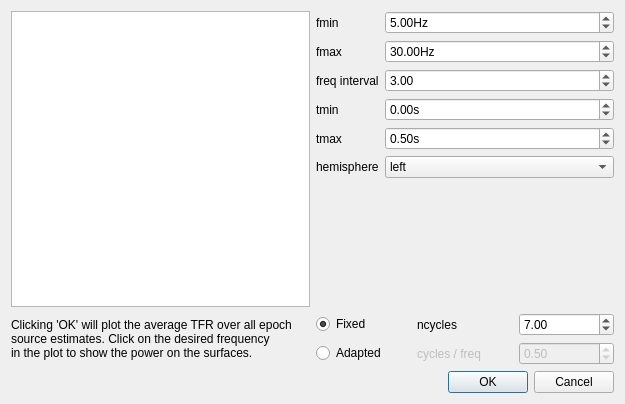
<?xml version="1.0" encoding="UTF-8"?>
<ui version="4.0">
 <class>stcFreqDialog</class>
 <widget class="QDialog" name="stcFreqDialog">
  <property name="geometry">
   <rect>
    <x>0</x>
    <y>0</y>
    <width>625</width>
    <height>404</height>
   </rect>
  </property>
  <property name="windowTitle">
   <string>Frequency analysis</string>
  </property>
  <layout class="QGridLayout" name="gridLayout">
   <item row="0" column="0">
    <widget class="QListWidget" name="listWidgetStcs"/>
   </item>
   <item row="0" column="1">
    <layout class="QFormLayout" name="formLayout_2">
     <property name="fieldGrowthPolicy">
      <enum>QFormLayout::AllNonFixedFieldsGrow</enum>
     </property>
     <item row="0" column="0">
      <widget class="QLabel" name="fminLabel">
       <property name="text">
        <string>fmin</string>
       </property>
      </widget>
     </item>
     <item row="0" column="1">
      <widget class="QDoubleSpinBox" name="doubleSpinBoxFmin">
       <property name="suffix">
        <string>Hz</string>
       </property>
       <property name="value">
        <double>5.000000000000000</double>
       </property>
      </widget>
     </item>
     <item row="1" column="0">
      <widget class="QLabel" name="fmaxLabel">
       <property name="text">
        <string>fmax</string>
       </property>
      </widget>
     </item>
     <item row="1" column="1">
      <widget class="QDoubleSpinBox" name="doubleSpinBoxFmax">
       <property name="suffix">
        <string>Hz</string>
       </property>
       <property name="value">
        <double>30.000000000000000</double>
       </property>
      </widget>
     </item>
     <item row="2" column="0">
      <widget class="QLabel" name="freqIntervalLabel">
       <property name="text">
        <string>freq interval</string>
       </property>
      </widget>
     </item>
     <item row="2" column="1">
      <widget class="QDoubleSpinBox" name="doubleSpinBoxInterval">
       <property name="minimum">
        <double>1.000000000000000</double>
       </property>
       <property name="value">
        <double>3.000000000000000</double>
       </property>
      </widget>
     </item>
     <item row="3" column="0">
      <widget class="QLabel" name="tminLabel">
       <property name="text">
        <string>tmin</string>
       </property>
      </widget>
     </item>
     <item row="3" column="1">
      <widget class="QDoubleSpinBox" name="doubleSpinBoxTmin">
       <property name="suffix">
        <string>s</string>
       </property>
       <property name="minimum">
        <double>-2.000000000000000</double>
       </property>
       <property name="singleStep">
        <double>0.100000000000000</double>
       </property>
      </widget>
     </item>
     <item row="4" column="0">
      <widget class="QLabel" name="tmaxLabel">
       <property name="text">
        <string>tmax</string>
       </property>
      </widget>
     </item>
     <item row="4" column="1">
      <widget class="QDoubleSpinBox" name="doubleSpinBoxTmax">
       <property name="suffix">
        <string>s</string>
       </property>
       <property name="singleStep">
        <double>0.100000000000000</double>
       </property>
       <property name="value">
        <double>0.500000000000000</double>
       </property>
      </widget>
     </item>
     <item row="5" column="0">
      <widget class="QLabel" name="hemisphereLabel">
       <property name="text">
        <string>hemisphere</string>
       </property>
      </widget>
     </item>
     <item row="5" column="1">
      <widget class="QComboBox" name="comboBoxHemisphere">
       <item>
        <property name="text">
         <string>left</string>
        </property>
       </item>
       <item>
        <property name="text">
         <string>right</string>
        </property>
       </item>
      </widget>
     </item>
    </layout>
   </item>
   <item row="1" column="1">
    <layout class="QVBoxLayout" name="verticalLayout_3">
     <item>
      <layout class="QHBoxLayout" name="horizontalLayout">
       <item>
        <widget class="QRadioButton" name="radioButtonFixed">
         <property name="text">
          <string>Fixed</string>
         </property>
         <property name="checked">
          <bool>true</bool>
         </property>
         <attribute name="buttonGroup">
          <string notr="true">buttonGroup</string>
         </attribute>
        </widget>
       </item>
       <item>
        <widget class="QLabel" name="ncyclesLabel">
         <property name="text">
          <string>ncycles</string>
         </property>
        </widget>
       </item>
       <item>
        <widget class="QDoubleSpinBox" name="doubleSpinBoxNcycles">
         <property name="minimum">
          <double>1.000000000000000</double>
         </property>
         <property name="maximum">
          <double>100.000000000000000</double>
         </property>
         <property name="value">
          <double>7.000000000000000</double>
         </property>
        </widget>
       </item>
      </layout>
     </item>
     <item>
      <layout class="QHBoxLayout" name="horizontalLayout_2">
       <item>
        <widget class="QRadioButton" name="radioButtonAdapted">
         <property name="toolTip">
          <string>&lt;html&gt;&lt;head/&gt;&lt;body&gt;&lt;p&gt;You can define different number of cycles for each frequency of interest. The defined factor is multiplied by the frequency in hertz to get the number of cycles (ncycles = freq * factor). For instance, with a factor of 0.5, frequencies of 2, 4 and 6 tranlslate to morlet wavelets with cycles of 1, 2 and 3.&lt;/p&gt;&lt;/body&gt;&lt;/html&gt;</string>
         </property>
         <property name="text">
          <string>Adapted</string>
         </property>
         <attribute name="buttonGroup">
          <string notr="true">buttonGroup</string>
         </attribute>
        </widget>
       </item>
       <item>
        <widget class="QLabel" name="label">
         <property name="enabled">
          <bool>false</bool>
         </property>
         <property name="toolTip">
          <string>&lt;html&gt;&lt;head/&gt;&lt;body&gt;&lt;p&gt;You can define different number of cycles for each frequency of interest. The defined factor is multiplied by the frequency in hertz to get the number of cycles (ncycles = freq * factor). For instance, with a factor of 0.5, frequencies of 2, 4 and 6 tranlslate to morlet wavelets with cycles of 1, 2 and 3.&lt;/p&gt;&lt;/body&gt;&lt;/html&gt;</string>
         </property>
         <property name="text">
          <string>cycles / freq</string>
         </property>
        </widget>
       </item>
       <item>
        <widget class="QDoubleSpinBox" name="doubleSpinBoxCycleFactor">
         <property name="enabled">
          <bool>false</bool>
         </property>
         <property name="toolTip">
          <string>&lt;html&gt;&lt;head/&gt;&lt;body&gt;&lt;p&gt;You can define different number of cycles for each frequency of interest. The defined factor is multiplied by the frequency in hertz to get the number of cycles (ncycles = freq * factor). For instance, with a factor of 0.5, frequencies of 2, 4 and 6 tranlslate to morlet wavelets with cycles of 1, 2 and 3.&lt;/p&gt;&lt;/body&gt;&lt;/html&gt;</string>
         </property>
         <property name="minimum">
          <double>0.010000000000000</double>
         </property>
         <property name="maximum">
          <double>2.000000000000000</double>
         </property>
         <property name="singleStep">
          <double>0.100000000000000</double>
         </property>
         <property name="value">
          <double>0.500000000000000</double>
         </property>
        </widget>
       </item>
      </layout>
     </item>
    </layout>
   </item>
   <item row="2" column="1">
    <widget class="QDialogButtonBox" name="buttonBox">
     <property name="orientation">
      <enum>Qt::Horizontal</enum>
     </property>
     <property name="standardButtons">
      <set>QDialogButtonBox::Cancel|QDialogButtonBox::Ok</set>
     </property>
    </widget>
   </item>
   <item row="1" column="0">
    <widget class="QLabel" name="label_2">
     <property name="text">
      <string>Clicking 'OK' will plot the average TFR over all epoch 
source estimates. Click on the desired frequency 
in the plot to show the power on the surfaces.</string>
     </property>
    </widget>
   </item>
  </layout>
 </widget>
 <tabstops>
  <tabstop>listWidgetStcs</tabstop>
  <tabstop>doubleSpinBoxFmin</tabstop>
  <tabstop>doubleSpinBoxFmax</tabstop>
  <tabstop>doubleSpinBoxInterval</tabstop>
  <tabstop>doubleSpinBoxTmin</tabstop>
  <tabstop>doubleSpinBoxTmax</tabstop>
  <tabstop>comboBoxHemisphere</tabstop>
  <tabstop>radioButtonFixed</tabstop>
  <tabstop>doubleSpinBoxNcycles</tabstop>
  <tabstop>radioButtonAdapted</tabstop>
  <tabstop>doubleSpinBoxCycleFactor</tabstop>
  <tabstop>buttonBox</tabstop>
 </tabstops>
 <resources/>
 <connections>
  <connection>
   <sender>buttonBox</sender>
   <signal>accepted()</signal>
   <receiver>stcFreqDialog</receiver>
   <slot>accept()</slot>
   <hints>
    <hint type="sourcelabel">
     <x>571</x>
     <y>525</y>
    </hint>
    <hint type="destinationlabel">
     <x>157</x>
     <y>274</y>
    </hint>
   </hints>
  </connection>
  <connection>
   <sender>buttonBox</sender>
   <signal>rejected()</signal>
   <receiver>stcFreqDialog</receiver>
   <slot>reject()</slot>
   <hints>
    <hint type="sourcelabel">
     <x>571</x>
     <y>525</y>
    </hint>
    <hint type="destinationlabel">
     <x>286</x>
     <y>274</y>
    </hint>
   </hints>
  </connection>
  <connection>
   <sender>radioButtonFixed</sender>
   <signal>toggled(bool)</signal>
   <receiver>ncyclesLabel</receiver>
   <slot>setEnabled(bool)</slot>
   <hints>
    <hint type="sourcelabel">
     <x>449</x>
     <y>295</y>
    </hint>
    <hint type="destinationlabel">
     <x>515</x>
     <y>298</y>
    </hint>
   </hints>
  </connection>
  <connection>
   <sender>radioButtonFixed</sender>
   <signal>toggled(bool)</signal>
   <receiver>doubleSpinBoxNcycles</receiver>
   <slot>setEnabled(bool)</slot>
   <hints>
    <hint type="sourcelabel">
     <x>436</x>
     <y>293</y>
    </hint>
    <hint type="destinationlabel">
     <x>607</x>
     <y>292</y>
    </hint>
   </hints>
  </connection>
  <connection>
   <sender>radioButtonAdapted</sender>
   <signal>toggled(bool)</signal>
   <receiver>label</receiver>
   <slot>setEnabled(bool)</slot>
   <hints>
    <hint type="sourcelabel">
     <x>422</x>
     <y>331</y>
    </hint>
    <hint type="destinationlabel">
     <x>531</x>
     <y>331</y>
    </hint>
   </hints>
  </connection>
  <connection>
   <sender>radioButtonAdapted</sender>
   <signal>toggled(bool)</signal>
   <receiver>doubleSpinBoxCycleFactor</receiver>
   <slot>setEnabled(bool)</slot>
   <hints>
    <hint type="sourcelabel">
     <x>433</x>
     <y>331</y>
    </hint>
    <hint type="destinationlabel">
     <x>604</x>
     <y>329</y>
    </hint>
   </hints>
  </connection>
 </connections>
 <buttongroups>
  <buttongroup name="buttonGroup"/>
 </buttongroups>
</ui>
